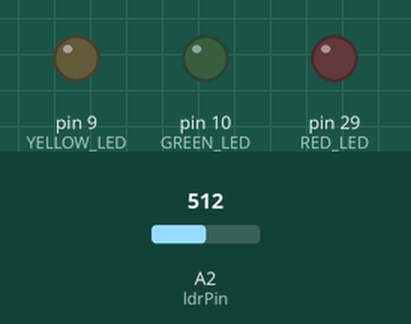
Bench run of a sketch on a simulated Arduino Mega 2560, built with avr-gcc and run on an emulated ATmega2560. Parts: output pins drawn as LEDs (lit = HIGH). The test bench sets the inputs (shaded band); at power-on: A2 (ldrPin) = 512. What the sketch prints to the serial monitor is not drawn.

Above: at 1.2 s.
1.3 s: A2 (ldrPin) set to 12
2.8 s: A2 (ldrPin) set to 9
At 3.5 s:
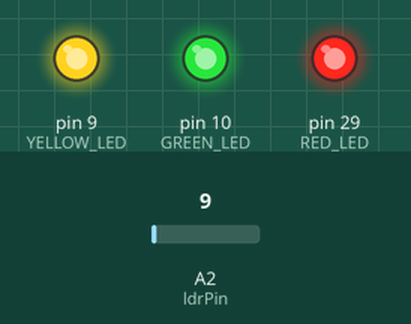
4.3 s: A2 (ldrPin) set to 122
At 4.6 s:
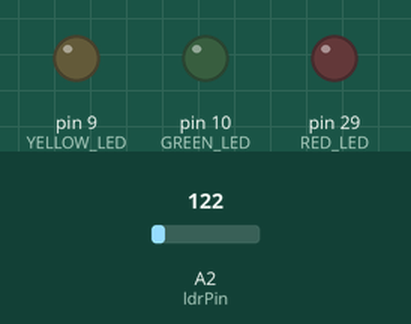
5.8 s: A2 (ldrPin) set to 0
At 6.9 s:
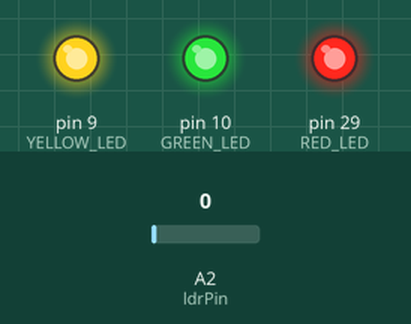
Timing chart, 0 to 8.3 s (numbered marks = the images above; inputs shaded):
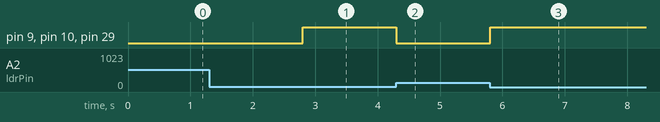

The sketch:

LightSensor2.ino
```cpp
#define RED_LED 29
#define YELLOW_LED 9
#define GREEN_LED 10
#define ldrPin 2

void setup() {

  Serial.begin(115200);
  pinMode(RED_LED, OUTPUT);
  pinMode(YELLOW_LED, OUTPUT);
  pinMode(GREEN_LED, OUTPUT);
  pinMode(ldrPin, INPUT);   //initialize the LDR pin as an input
}

void loop() {

    float ldrStatus = analogRead(ldrPin);   //read the status of the LDR value
    Serial.println(ldrStatus);
  //check if the LDR status is <= 300
  //if it is, the LED is HIGH
   if (ldrStatus <= 10) {

     digitalWrite(RED_LED, HIGH);         //turn LED on
     digitalWrite(GREEN_LED, HIGH);         //turn LED on
     digitalWrite(YELLOW_LED, HIGH);         //turn LED on

    //Serial.println("LDR is DARK, LED is ON");

   }
  else {

    digitalWrite(RED_LED, LOW);          //turn LED off
    digitalWrite(YELLOW_LED, LOW);          //turn LED off
    digitalWrite(GREEN_LED, LOW);          //turn LED off

    Serial.println("---------------");
  }
}
```

Measured:
- the behaviour switches between 11 and 10 on A2 (ldrPin) (found by bisection; images 0 and 1)
- after the input at 2.8 s, pin 9 (YELLOW_LED), pin 10 (GREEN_LED), pin 29 (RED_LED): LOW → HIGH at once
- after the input at 4.3 s, pin 9 (YELLOW_LED), pin 10 (GREEN_LED), pin 29 (RED_LED): HIGH → LOW at once
- after the input at 5.8 s, pin 9 (YELLOW_LED), pin 10 (GREEN_LED), pin 29 (RED_LED): LOW → HIGH at once
